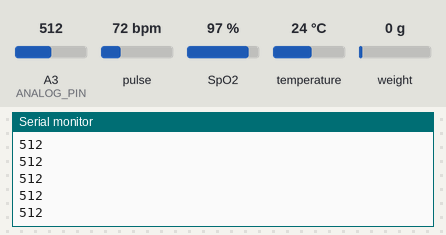
This sketch was run on a simulated Arduino Uno, built with avr-gcc and run on an emulated ATmega328P. Shown: the last lines printed to the serial monitor. The inputs (shaded band) are chosen by the test bench; at power-on: A3 (ANALOG_PIN) = 512, pulse 72 bpm, SpO2 97 %, temperature 24 °C, weight on the scale 0 g. The modem accepts every AT command (registered, SIM ready, sends succeed) and sends nothing else.

Above: at 15.0 s.
15.1 s: A3 (ANALOG_PIN) set to 716
At 15.7 s:
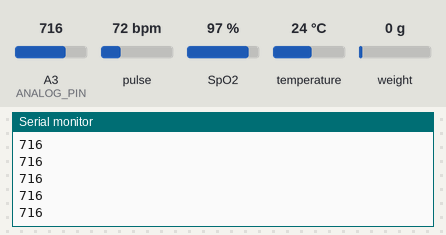
16.6 s: A3 (ANALOG_PIN) set to 992
At 17.4 s:
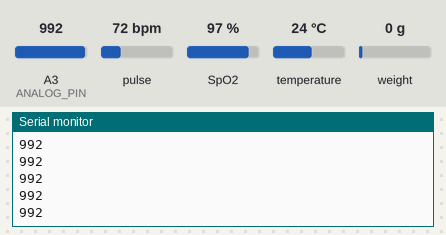
Timing chart, 0 to 19.6 s (numbered marks = the images above; inputs shaded):
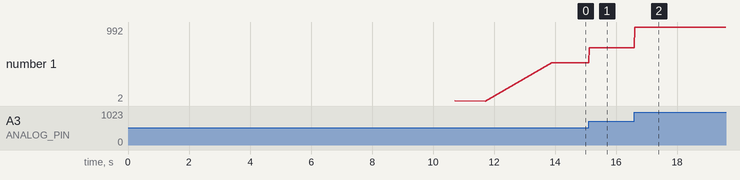

The sketch:

AIO.ino
```cpp
#include <hx711.h>
#include <MAX30100_PulseOximeter.h>
#include <Arduino.h>
#include <math.h>
#include <Wire.h>
#include <SoftwareSerial.h>


///////////////////
//some parameters//
///////////////////
//to send
float weight = 0;
float BPM = 0;
float SPO2 = 0;
float temp = 0;
//HX711
Hx711 scale(A1, A0);
float offset = 0;
float ratio = 20651.94;
int av_times = 3;
int thres = 0;
int de = av_times - thres - 1;
//MAX30100
PulseOximeter pox;
uint32_t tsLastReport = 0;
#define REPORTING_PERIOD_MS     1000
//BT
const int TX_PIN = 11;
const int RX_PIN = 12;
SoftwareSerial I2CBT(RX_PIN, TX_PIN);
const int ANALOG_PIN = A3;
int val = 0;
unsigned long time;
//WIFI
#define _baudrate   115200
#define _rxpin      4
#define _txpin      5
SoftwareSerial debug( _rxpin, _txpin ); // RX, TX
//*-- IoT Information
#define SSID "Mike"
#define PASS "299792458"
#define IP "184.106.153.149" // ThingSpeak IP Address: 184.106.153.149
// GET /update?key=[THINGSPEAK_KEY]&field1=[data 1]&filed2=[data 2]...;
String GET = "GET /update?key=CR17G8H34ZQKXJMN";


void setup() {
//////////////
//Setting up//
//////////////
  //set up all
  Serial.begin(9600);

  //set up hx711
  Serial.print("Initializing HX711...");
  for (int  i = 0; i < 2; i++){
    float plus = scale.averageValue();
    offset += plus;
  }
  Serial.println("SUCCESS");
  offset /= 2;
  scale.setOffset(offset);
  scale.setScale(ratio);

  //set up max30100
  Serial.print("Initializing MAX30100...");
  while(!pox.begin()) {
    Serial.println("FAILED");
  }
  Serial.println("SUCCESS");

  //set up bt
  I2CBT.begin(38400);

  //set up wifi
  debug.begin( _baudrate );
  //sendDebug("AT");
  //Loding("sent AT");
  connectWiFi();


/////////////
//Measuring//
/////////////
  //get weight
  Serial.print("Weighting...");
  delay(5000);
  weight = (scale.averageValue() - offset) / ratio;
  weight += (scale.averageValue() - offset) / ratio;
  weight /= 2;
  Serial.println("SUCCESS");

  //get max30100 info
  BPM = 0;
  SPO2 = 0;
  temp = 0;
  Serial.print("Measuring...");
  for (int  i = 0; i < av_times; i++){
    pox.update();
    float tmp1 = pox.getHeartRate();
    float tmp2 = pox.getSpO2();
    float tmp3 = pox.getTemperature();
    if (millis() - tsLastReport > REPORTING_PERIOD_MS && tmp1>60 && tmp1<100) {
      Serial.print(av_times - i);
      Serial.print("..");
      if (i>thres) {
        BPM += tmp1;
        SPO2 += tmp2;
        temp += tmp3;
      }
      tsLastReport = millis();
    }
    else
      i--;
  }
  Serial.println("SUCCESS");
  BPM /= de;
  SPO2 /= de;
  temp /= de;


////////////
//Printing//
////////////
  Serial.print("Weight: ");
  Serial.print(weight, 1);
  Serial.print(" kg | ");
  Serial.print( "Heart Rate: " );
  Serial.print( BPM,1 );
  Serial.print( " bpm | " );
  Serial.print( "SPO2: " );
  Serial.print( SPO2*0.99,1 );
  Serial.print( "% | " );
  Serial.print( "Temperature: " );
  Serial.print( temp*0.9,1 );
  Serial.println( "C" );


/////////////
//Uploading//
/////////////
//wifi
  Serial.print("WIFI Uploading...");
  while(!SentOnCloud(String(weight), String(BPM), String(SPO2))){delay(500);}
  Serial.println("SUCCESS");
}


void loop() {
  // put your main code here, to run repeatedly:
  val = analogRead(ANALOG_PIN);
  time = micros();
  byte pack[2];
  pack[0] = val / 128;
  pack[1] = val % 128;
  String str = (String)val;
  I2CBT.write(pack[0]);
  I2CBT.write(pack[1]);
  Serial.println(val);
  delay(10);
}


////////////////
//all for wifi//
////////////////
boolean connectWiFi()
{
    debug.println("AT+CWMODE=1");
    Wifi_connect();
}

bool SentOnCloud( String T, String H, String W )
{

    bool ret = false;
    String cmd = "AT+CIPSTART=\"TCP\",\"";
    cmd += IP;
    cmd += "\",80";
    sendDebug(cmd);
    if( debug.find( "Error" ) )
    {
        Serial.print( "RECEIVED: Error\nExit1" );
    }
    cmd = GET + "&field1=" + T + "&field2=" + H + "&field3=" + W + "\r\n";
    debug.print( "AT+CIPSEND=" );
    debug.println( cmd.length() );
    if(debug.find( ">" ) )
    {
        Serial.print(">");
        Serial.print(cmd);
        debug.print(cmd);
        ret = true;
    }
    else
    {
        debug.print( "AT+CIPCLOSE" );
    }
    return ret;
}
void Wifi_connect()
{
    String cmd="AT+CWJAP=\"";
    cmd+=SSID;
    cmd+="\",\"";
    cmd+=PASS;
    cmd+="\"";
    sendDebug(cmd);
    Loding("Wifi_connect");
}
void Loding(String state){
    for (int timeout=0 ; timeout<10 ; timeout++)
    {
      if(debug.find("OK"))
      {
          Serial.println("RECEIVED: OK");
          break;
      }
      else if(timeout==9){
        Serial.print( state );
        Serial.println(" fail...\nExit2");
      }
      else
      {
        Serial.print("Wifi Loading...\n");
        delay(500);
      }
    }
}
void sendDebug(String cmd)
{
    Serial.print("SEND: ");
    Serial.println(cmd);
    debug.println(cmd);
}
```

Measured:
- after the input at 15.1 s, the serial monitor: prints a new line at once (image 1)
- after the input at 16.6 s, the serial monitor: prints a new line at once (image 2)
- plotted number 1: 512 → 716 after the input at 15.1 s, 716 → 992 after the input at 16.6 s
